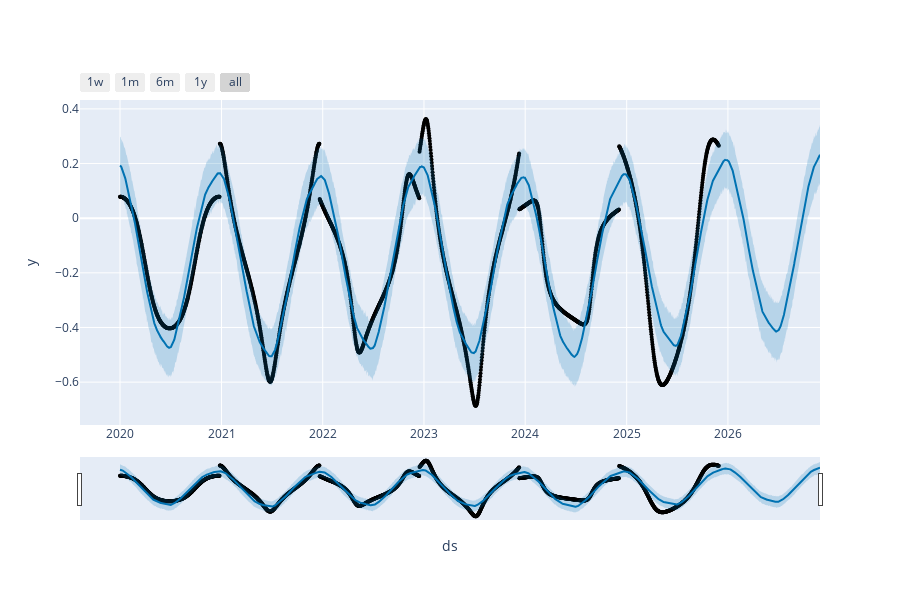

Notebook source saved alongside this figure:
### Code cell
plot_plotly(m, forecast)

### Figure 1 — Plotly figure (JSON) as saved in the notebook; plotly's stock layout.template omitted (floating-point values rounded to 4 significant figures; data arrays with more than 128 entries replaced by an {"elided": "..."} marker saying what was removed)
{"data": [{"marker": {"color": "black", "size": 4}, "mode": "markers", "name": "Actual", "type": "scatter", "x": {"elided": "2160 str values"}, "y": {"elided": "2160 float values"}}, {"hoverinfo": "skip", "line": {"width": 0}, "mode": "lines", "type": "scatter", "x": {"elided": "2525 str values"}, "y": {"elided": "2525 float values"}}, {"fill": "tonexty", "fillcolor": "rgba(0, 114, 178, 0.2)", "line": {"color": "#0072B2", "width": 2}, "mode": "lines", "name": "Predicted", "type": "scatter", "x": {"elided": "2525 str values"}, "y": {"elided": "2525 float values"}}, {"fill": "tonexty", "fillcolor": "rgba(0, 114, 178, 0.2)", "hoverinfo": "skip", "line": {"width": 0}, "mode": "lines", "type": "scatter", "x": {"elided": "2525 str values"}, "y": {"elided": "2525 float values"}}], "layout": {"height": 600, "showlegend": false, "width": 900, "xaxis": {"rangeselector": {"buttons": [{"count": 7, "label": "1w", "step": "day", "stepmode": "backward"}, {"count": 1, "label": "1m", "step": "month", "stepmode": "backward"}, {"count": 6, "label": "6m", "step": "month", "stepmode": "backward"}, {"count": 1, "label": "1y", "step": "year", "stepmode": "backward"}, {"step": "all"}]}, "rangeslider": {"visible": true}, "title": {"text": "ds"}, "type": "date"}, "yaxis": {"title": {"text": "y"}}}}
